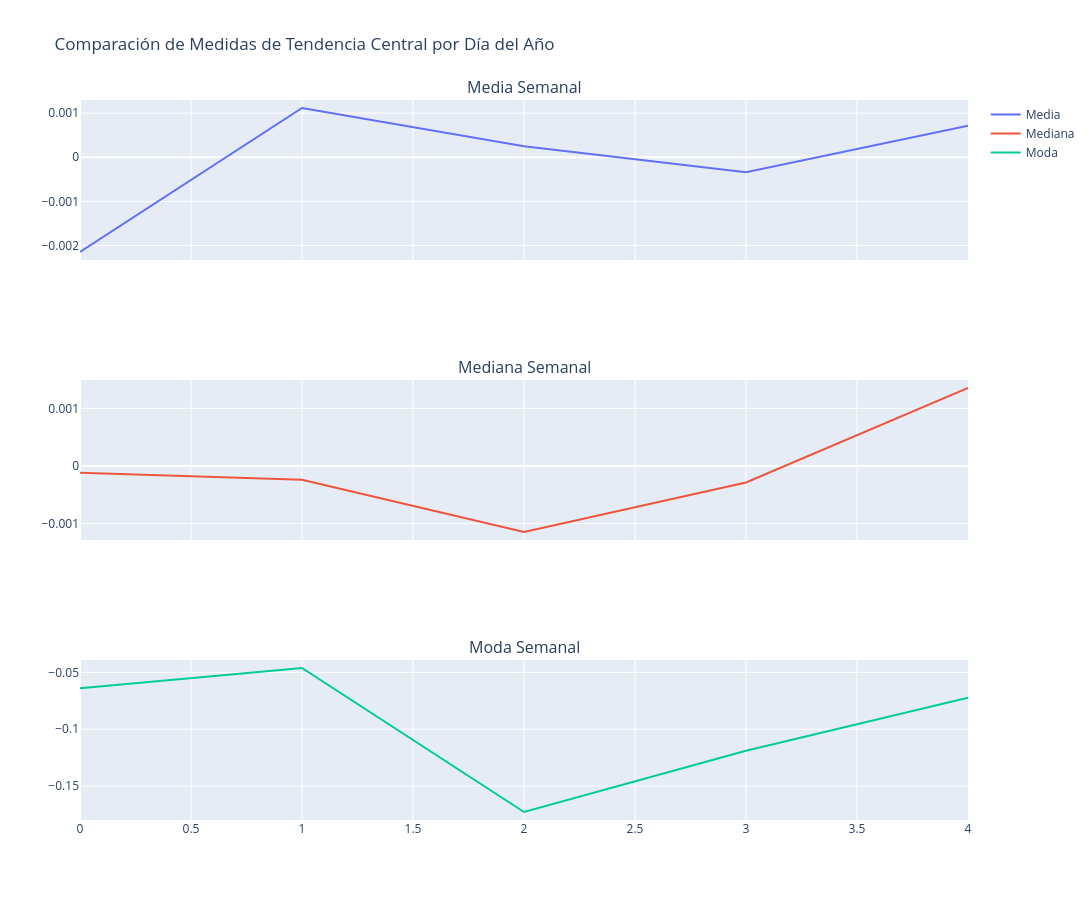

This figure's notebook cell:
### Code cell
# AHora hacemos el Subplots interactivo para comparar las tres medidas de tendencia central
fig = make_subplots(rows=3, cols=1, shared_xaxes=True, subplot_titles=("Media Semanal", "Mediana Semanal", "Moda Semanal"))

fig.add_trace(go.Scatter(x=seasonal_weekday_mean['DayOfWeek'], y=seasonal_weekday_mean['Log Price'], mode='lines', name='Media'), row=1, col=1)

fig.add_trace(go.Scatter(x=seasonal_weekday_median['DayOfWeek'], y=seasonal_weekday_median['Log Price'], mode='lines', name='Mediana'), row=2, col=1)

fig.add_trace(go.Scatter(x=seasonal_weekday_mode['DayOfWeek'], y=seasonal_weekday_mode['Log Price'], mode='lines', name='Moda'), row=3, col=1)

fig.update_layout(height=900, width=1200, title_text="Comparación de Medidas de Tendencia Central por Día del Año")
fig.show()

### Figure 1 — Plotly figure (JSON) as saved in the notebook; plotly's stock layout.template omitted (floating-point values rounded to 4 significant figures)
{"data": [{"mode": "lines", "name": "Media", "type": "scatter", "x": [0, 1, 2, 3, 4], "xaxis": "x", "y": [-0.002148, 0.001117, 0.00025, -0.0003391, 0.0007172], "yaxis": "y"}, {"mode": "lines", "name": "Mediana", "type": "scatter", "x": [0, 1, 2, 3, 4], "xaxis": "x2", "y": [-0.0001167, -0.0002378, -0.001146, -0.0002872, 0.001355], "yaxis": "y2"}, {"mode": "lines", "name": "Moda", "type": "scatter", "x": [0, 1, 2, 3, 4], "xaxis": "x3", "y": [-0.06386, -0.04611, -0.1729, -0.119, -0.07235], "yaxis": "y3"}], "layout": {"annotations": [{"font": {"size": 16}, "showarrow": false, "text": "Media Semanal", "x": 0.5, "xanchor": "center", "xref": "paper", "y": 1, "yanchor": "bottom", "yref": "paper"}, {"font": {"size": 16}, "showarrow": false, "text": "Mediana Semanal", "x": 0.5, "xanchor": "center", "xref": "paper", "y": 0.6111, "yanchor": "bottom", "yref": "paper"}, {"font": {"size": 16}, "showarrow": false, "text": "Moda Semanal", "x": 0.5, "xanchor": "center", "xref": "paper", "y": 0.2222, "yanchor": "bottom", "yref": "paper"}], "height": 900, "title": {"text": "Comparación de Medidas de Tendencia Central por Día del Año"}, "width": 1200, "xaxis": {"anchor": "y", "domain": [0, 1], "matches": "x3", "showticklabels": false}, "xaxis2": {"anchor": "y2", "domain": [0, 1], "matches": "x3", "showticklabels": false}, "xaxis3": {"anchor": "y3", "domain": [0, 1]}, "yaxis": {"anchor": "x", "domain": [0.7778, 1]}, "yaxis2": {"anchor": "x2", "domain": [0.3889, 0.6111]}, "yaxis3": {"anchor": "x3", "domain": [0, 0.2222]}}}
